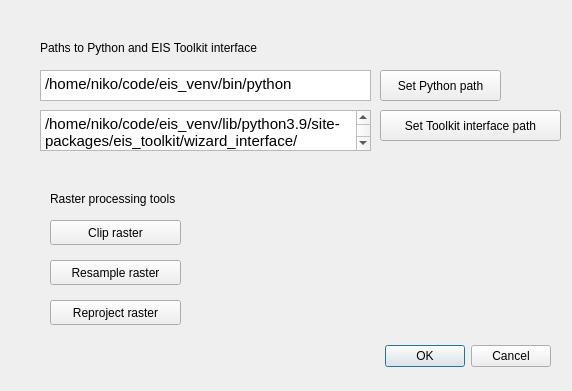
<?xml version="1.0" encoding="UTF-8"?>
<ui version="4.0">
 <class>EISWizardDialogBase</class>
 <widget class="QDialog" name="EISWizardDialogBase">
  <property name="geometry">
   <rect>
    <x>0</x>
    <y>0</y>
    <width>572</width>
    <height>391</height>
   </rect>
  </property>
  <property name="windowTitle">
   <string>EIS Wizard</string>
  </property>
  <widget class="QDialogButtonBox" name="button_box">
   <property name="geometry">
    <rect>
     <x>210</x>
     <y>340</y>
     <width>341</width>
     <height>32</height>
    </rect>
   </property>
   <property name="orientation">
    <enum>Qt::Horizontal</enum>
   </property>
   <property name="standardButtons">
    <set>QDialogButtonBox::Cancel|QDialogButtonBox::Ok</set>
   </property>
  </widget>
  <widget class="QTextEdit" name="setPythonPathText">
   <property name="geometry">
    <rect>
     <x>40</x>
     <y>70</y>
     <width>331</width>
     <height>31</height>
    </rect>
   </property>
   <property name="html">
    <string>&lt;!DOCTYPE HTML PUBLIC &quot;-//W3C//DTD HTML 4.0//EN&quot; &quot;http://www.w3.org/TR/REC-html40/strict.dtd&quot;&gt;
&lt;html&gt;&lt;head&gt;&lt;meta name=&quot;qrichtext&quot; content=&quot;1&quot; /&gt;&lt;style type=&quot;text/css&quot;&gt;
p, li { white-space: pre-wrap; }
&lt;/style&gt;&lt;/head&gt;&lt;body style=&quot; font-family:'Ubuntu'; font-size:11pt; font-weight:400; font-style:normal;&quot;&gt;
&lt;p style=&quot; margin-top:0px; margin-bottom:0px; margin-left:0px; margin-right:0px; -qt-block-indent:0; text-indent:0px;&quot;&gt;/home/niko/code/eis_venv/bin/python&lt;/p&gt;&lt;/body&gt;&lt;/html&gt;</string>
   </property>
  </widget>
  <widget class="QLabel" name="pathLabel">
   <property name="geometry">
    <rect>
     <x>40</x>
     <y>40</y>
     <width>291</width>
     <height>16</height>
    </rect>
   </property>
   <property name="text">
    <string>Paths to Python and EIS Toolkit interface</string>
   </property>
  </widget>
  <widget class="QPushButton" name="clipRasterButton">
   <property name="geometry">
    <rect>
     <x>50</x>
     <y>220</y>
     <width>131</width>
     <height>25</height>
    </rect>
   </property>
   <property name="text">
    <string>Clip raster</string>
   </property>
  </widget>
  <widget class="QPushButton" name="resampleRasterButton">
   <property name="geometry">
    <rect>
     <x>50</x>
     <y>260</y>
     <width>131</width>
     <height>25</height>
    </rect>
   </property>
   <property name="text">
    <string>Resample raster</string>
   </property>
  </widget>
  <widget class="QPushButton" name="reprojectRasterButton">
   <property name="geometry">
    <rect>
     <x>50</x>
     <y>300</y>
     <width>131</width>
     <height>25</height>
    </rect>
   </property>
   <property name="text">
    <string>Reproject raster</string>
   </property>
  </widget>
  <widget class="QLabel" name="rasterToolsLabel">
   <property name="geometry">
    <rect>
     <x>50</x>
     <y>190</y>
     <width>201</width>
     <height>17</height>
    </rect>
   </property>
   <property name="text">
    <string>Raster processing tools</string>
   </property>
  </widget>
  <widget class="QPushButton" name="setPythonPathButton">
   <property name="geometry">
    <rect>
     <x>380</x>
     <y>70</y>
     <width>121</width>
     <height>31</height>
    </rect>
   </property>
   <property name="text">
    <string>Set Python path</string>
   </property>
  </widget>
  <widget class="QTextEdit" name="setToolkitInterfacePathText">
   <property name="geometry">
    <rect>
     <x>40</x>
     <y>110</y>
     <width>331</width>
     <height>41</height>
    </rect>
   </property>
   <property name="verticalScrollBarPolicy">
    <enum>Qt::ScrollBarAsNeeded</enum>
   </property>
   <property name="horizontalScrollBarPolicy">
    <enum>Qt::ScrollBarAsNeeded</enum>
   </property>
   <property name="html">
    <string>&lt;!DOCTYPE HTML PUBLIC &quot;-//W3C//DTD HTML 4.0//EN&quot; &quot;http://www.w3.org/TR/REC-html40/strict.dtd&quot;&gt;
&lt;html&gt;&lt;head&gt;&lt;meta name=&quot;qrichtext&quot; content=&quot;1&quot; /&gt;&lt;style type=&quot;text/css&quot;&gt;
p, li { white-space: pre-wrap; }
&lt;/style&gt;&lt;/head&gt;&lt;body style=&quot; font-family:'Ubuntu'; font-size:11pt; font-weight:400; font-style:normal;&quot;&gt;
&lt;p style=&quot; margin-top:0px; margin-bottom:0px; margin-left:0px; margin-right:0px; -qt-block-indent:0; text-indent:0px;&quot;&gt;/home/niko/code/eis_venv/lib/python3.9/site-packages/eis_toolkit/wizard_interface/toolkit_interface_test.py&lt;/p&gt;&lt;/body&gt;&lt;/html&gt;</string>
   </property>
  </widget>
  <widget class="QPushButton" name="setToolkitInterfacePathButton">
   <property name="geometry">
    <rect>
     <x>380</x>
     <y>110</y>
     <width>181</width>
     <height>31</height>
    </rect>
   </property>
   <property name="text">
    <string>Set Toolkit interface path</string>
   </property>
  </widget>
 </widget>
 <resources/>
 <connections>
  <connection>
   <sender>button_box</sender>
   <signal>accepted()</signal>
   <receiver>EISWizardDialogBase</receiver>
   <slot>accept()</slot>
   <hints>
    <hint type="sourcelabel">
     <x>20</x>
     <y>20</y>
    </hint>
    <hint type="destinationlabel">
     <x>20</x>
     <y>20</y>
    </hint>
   </hints>
  </connection>
  <connection>
   <sender>button_box</sender>
   <signal>rejected()</signal>
   <receiver>EISWizardDialogBase</receiver>
   <slot>reject()</slot>
   <hints>
    <hint type="sourcelabel">
     <x>20</x>
     <y>20</y>
    </hint>
    <hint type="destinationlabel">
     <x>20</x>
     <y>20</y>
    </hint>
   </hints>
  </connection>
 </connections>
</ui>
